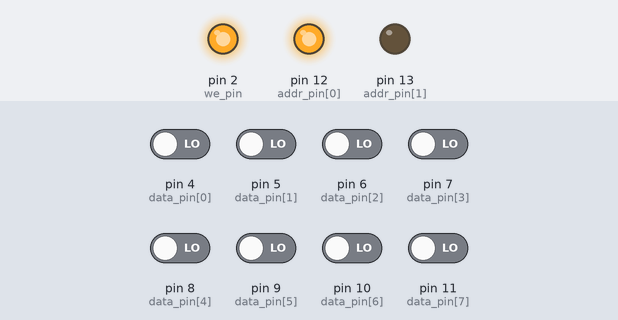
The sketch below on a simulated Arduino Uno, built with avr-gcc and run on an emulated ATmega328P. On the bench: output pins drawn as LEDs (lit = HIGH). Inputs (shaded band) come from the test bench; at power-on: pin 4 (data_pin[0]), pin 5 (data_pin[1]), pin 6 (data_pin[2]), pin 7 (data_pin[3]), pin 8 (data_pin[4]), pin 9 (data_pin[5]), pin 10 (data_pin[6]), pin 11 (data_pin[7]) LOW. Pins used as bus, display or sensor lines are not drawn; what the sketch prints to the serial monitor is not drawn.

Above: at 0.1 s.
Timing chart, 0 to 1.6 s (numbered marks = the images above):
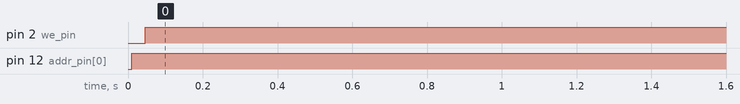

Measured:
- by itself, pin 2 (we_pin): LOW → HIGH at 0.05 s
- by itself, pin 12 (addr_pin[0]): LOW → HIGH at 0.01 s

The sketch:

ram-test.ino
```cpp
/* Simple Arduino program to test my understanding of how the RAM chip works */

int we_pin = 2;
int oe_pin = 3;
int addr_pin[] = {12,13};
int data_pin[] = {4,5,6,7,8,9,10,11};

void setup() {
  Serial.begin(9600);
  minit();
}

void loop() {
  Serial.println("Write 42 to 0...");
  mwrite(0, 42);
  Serial.println("Write 100 to 1...");
  mwrite(1, 100);
  Serial.println("Read from 0...");
  Serial.println(mread(0)); // expect 42
  Serial.println("Read from 1...");
  Serial.println(mread(1)); // expect 100
  Serial.println();
  delay(1000);
}

void minit() {
  pinMode(we_pin,OUTPUT);
  pinMode(oe_pin,OUTPUT);

  digitalWrite(we_pin, 1);
  digitalWrite(oe_pin, 1);

  for (int i = 0; i < 2; i++)
    pinMode(addr_pin[i], OUTPUT);
}

void mwrite(int addr, int val) {
  for (int i = 0; i < 8; i++)
    pinMode(data_pin[i], OUTPUT);

  for (int i = 0; i < 2; i++)
    digitalWrite(addr_pin[i], (addr & (1 << i)) ? 1 : 0);

  for (int i = 0; i < 8; i++)
    digitalWrite(data_pin[i], (val & (1 << i)) ? 1 : 0);

  delay(1);
  digitalWrite(oe_pin, 1);
  delay(1);
  digitalWrite(we_pin, 0);
  delay(1);
  digitalWrite(we_pin, 1);
}

int mread(int addr) {
  for (int i = 0; i < 8; i++)
    pinMode(data_pin[i], INPUT);

  for (int i = 0; i < 2; i++)
    digitalWrite(addr_pin[i], (addr & (1 << i)) ? 1 : 0);

  delay(1);
  digitalWrite(we_pin, 1);
  delay(1);
  digitalWrite(oe_pin, 0);
  delay(1);

  int val = 0;
  for (int i = 0; i < 8; i++) {
    val |= digitalRead(data_pin[i]) << i;
  }

  digitalWrite(oe_pin, 1);

  return val;
}
```
